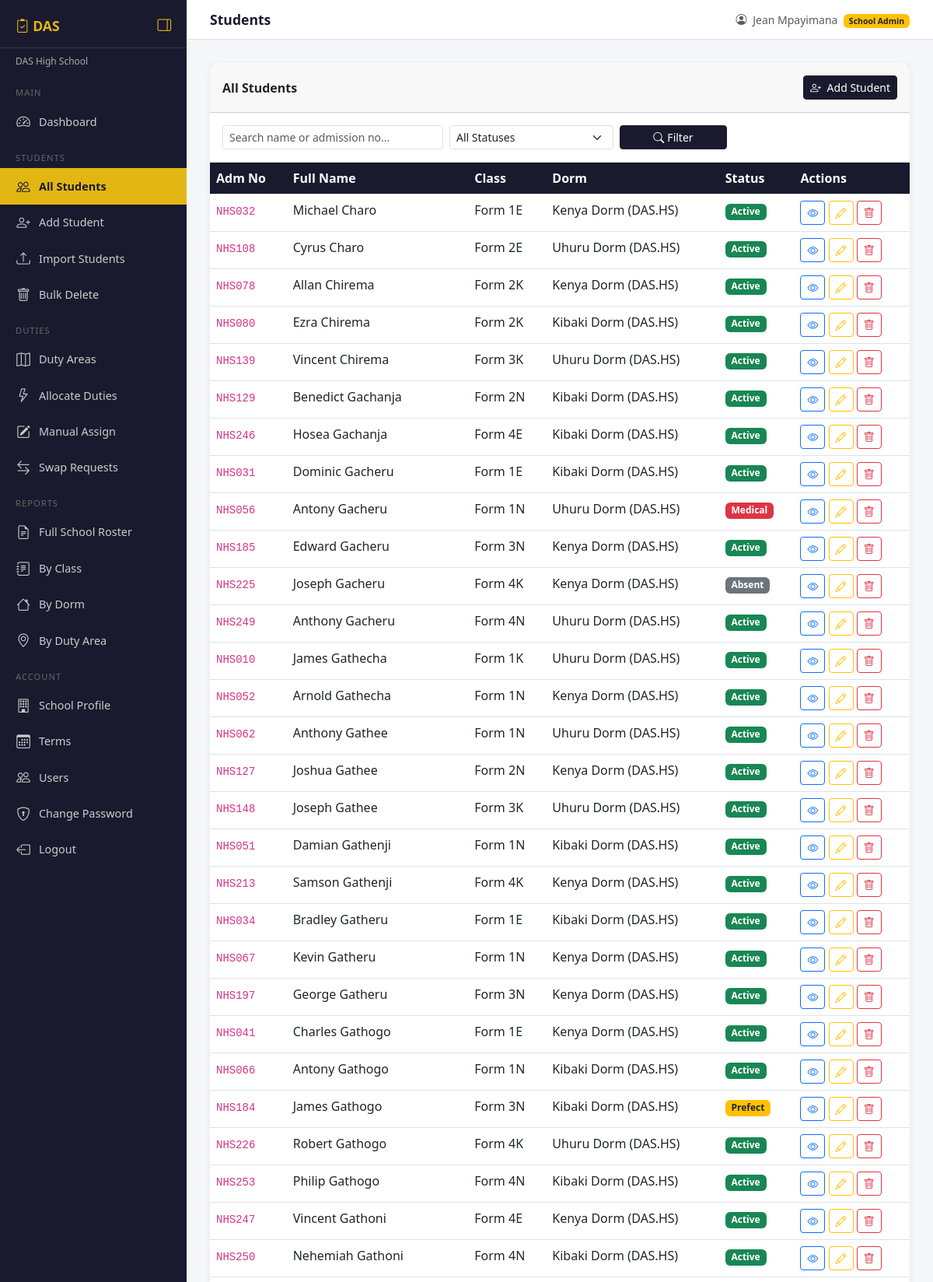
Page /students/ (signed in, upper part) on the committed database.
### accounts/models.py (models this page shows, shortened)
class User(AbstractUser):
    ROLES = [
        ('superadmin', 'Super Admin'),
        ('admin', 'School Admin'),
        ('prefect', 'Prefect'),
    ]
    role = models.CharField(max_length=20, choices=ROLES, default='prefect')
    school = models.ForeignKey(
        'schools.School',
        on_delete=models.SET_NULL,
        null=True, blank=True,
        related_name='users'
    )
    def is_school_admin(self):
        return self.role in ['admin', 'superadmin']

### schools/models.py (models this page shows)
class School(models.Model):
    name        = models.CharField(max_length=200)
    code        = models.CharField(max_length=20, unique=True)
    address     = models.TextField(blank=True)
    logo        = models.ImageField(upload_to='school_logos/', blank=True, null=True)
    motto       = models.CharField(max_length=200, blank=True)
    email = models.EmailField(unique=True, blank=True, default='')
    phone       = models.CharField(max_length=20, blank=True)
    is_active   = models.BooleanField(default=True)
    registered_at = models.DateTimeField(auto_now_add=True)
    def __str__(self):
        return self.name

### students/models.py (models this page shows, shortened)
class Student(models.Model):
    STATUS_ACTIVE   = 'active'
    STATUS_PREFECT  = 'prefect'
    STATUS_MEDICAL  = 'medical'
    STATUS_ABSENT   = 'absent'
    STATUS_INACTIVE = 'inactive'
    STATUS_CHOICES = [
        (STATUS_ACTIVE,   'Active'),
        (STATUS_PREFECT,  'Prefect'),
        (STATUS_MEDICAL,  'Medical Exemption'),
        (STATUS_ABSENT,   'Absent'),
        (STATUS_INACTIVE, 'Inactive / Left School'),
    ]
    school           = models.ForeignKey(School, on_delete=models.CASCADE, related_name='students')
    admission_number = models.CharField(max_length=20)
    first_name       = models.CharField(max_length=50)
    last_name        = models.CharField(max_length=50)
    current_class    = models.ForeignKey(Class, on_delete=models.SET_NULL, null=True, related_name='students')
    dorm             = models.ForeignKey(Dorm, on_delete=models.SET_NULL, null=True, blank=True, related_name='students')
    date_admitted    = models.DateField()
    status           = models.CharField(max_length=20, choices=STATUS_CHOICES, default=STATUS_ACTIVE)
    medical_note     = models.TextField(blank=True)  # filled if status = medical
    created_at       = models.DateTimeField(auto_now_add=True)
    updated_at       = models.DateTimeField(auto_now=True)
    class Meta:
        unique_together = ('school', 'admission_number')
        ordering = ['current_class__form__order', 'last_name']
    def get_full_name(self):
        return f"{self.first_name} {self.last_name}"

class Class(models.Model):
    school = models.ForeignKey(School, on_delete=models.CASCADE, related_name='classes')
    form   = models.ForeignKey(Form, on_delete=models.CASCADE, related_name='classes')
    stream = models.CharField(max_length=10)  # e.g. "K", "E", "N"
    class Meta:
        unique_together = ('school', 'form', 'stream')
        ordering = ['form__order', 'stream']
    def __str__(self):
        return f"{self.form.name}{self.stream}"  # e.g. Form 1K

class Form(models.Model):
    school = models.ForeignKey(School, on_delete=models.CASCADE, related_name='forms')
    name   = models.CharField(max_length=20)  # e.g. "Form 1"
    order  = models.PositiveIntegerField(default=1)  # for sorting
    class Meta:
        unique_together = ('school', 'name')
        ordering = ['order']

class Dorm(models.Model):
    school   = models.ForeignKey(School, on_delete=models.CASCADE, related_name='dorms')
    name     = models.CharField(max_length=100)
    capacity = models.PositiveIntegerField(default=0)
    class Meta:
        unique_together = ('school', 'name')
        ordering = ['name']
    def __str__(self):
        return f"{self.name} ({self.school.code})"

### students/views.py (the view)
# urls.py: path('',                    views.student_list,           name='student_list'),
@login_required
def student_list(request):
    school   = get_school(request)
    students = Student.objects.filter(school=school).select_related('current_class', 'dorm')
    return render(request, 'students/list.html', {'students': students})

### students/views.py (called while the page is built)
def get_school(request):
    return request.user.school

### templates/students/list.html (shortened to what this page needs)
{% extends 'base.html' %}
{% block page_title %}Students{% endblock %}
{% block content %}
<div class="card">
  <div class="card-header d-flex justify-content-between align-items-center py-3">
    <span class="fw-bold">All Students</span>
    <a href="{% url 'student_create' %}" class="btn btn-primary btn-sm">
      <i class="bi bi-person-plus me-1"></i> Add Student
    </a>
  </div>
  <div class="card-body border-bottom pb-3">
    <form method="get" class="row g-2">
      <div class="col-md-4">
        <input type="text" name="q" class="form-control form-control-sm"
               placeholder="Search name or admission no..." value="{{ request.GET.q }}">
      </div>
      <div class="col-md-3">
        <select name="status" class="form-select form-select-sm">
          <option value="">All Statuses</option>
        </select>
      </div>
      <div class="col-md-2">
        <button class="btn btn-primary btn-sm w-100">
          <i class="bi bi-search me-1"></i>Filter
        </button>
      </div>
    </form>
  </div>
  <div class="card-body p-0">
    <table class="table table-hover mb-0">
      <thead>
        <tr>
          <th>Adm No</th>
          <th>Full Name</th>
          <th>Class</th>
          <th>Dorm</th>
          <th>Status</th>
          <th>Actions</th>
        </tr>
      </thead>
      <tbody>
        {% for student in students %}
        <tr>
          <td><code>{{ student.admission_number }}</code></td>
          <td>{{ student.get_full_name }}</td>
          <td>{{ student.current_class }}</td>
          <td>{{ student.dorm }}</td>
          <td>
            {% if student.status == 'active' %}
              <span class="badge bg-success">Active</span>
            {% elif student.status == 'prefect' %}
              <span class="badge bg-warning text-dark">Prefect</span>
            {% elif student.status == 'medical' %}
              <span class="badge bg-danger">Medical</span>
            {% elif student.status == 'absent' %}
              <span class="badge bg-secondary">Absent</span>
            {% else %}
              <span class="badge bg-dark">Inactive</span>
            {% endif %}
          </td>
          <td>
            <a href="{% url 'student_detail' student.pk %}" class="btn btn-sm btn-outline-primary">
              <i class="bi bi-eye"></i>
            </a>
            <a href="{% url 'student_update' student.pk %}" class="btn btn-sm btn-outline-warning">
              <i class="bi bi-pencil"></i>
            </a>
            <a href="{% url 'student_delete' student.pk %}" class="btn btn-sm btn-outline-danger">
              <i class="bi bi-trash"></i>
            </a>
          </td>
        </tr>
        {% empty %}
        <tr>
          <td colspan="6" class="text-center text-muted py-4">
            <i class="bi bi-inbox fs-3 d-block mb-2"></i>No students found.
          </td>
        </tr>
        {% endfor %}
      </tbody>
    </table>
  </div>
</div>
{% endblock %}

### templates/base.html (shortened to what this page needs)
<!DOCTYPE html>
<html lang="en">
<head>
  <link href="https://cdn.jsdelivr.net/npm/bootstrap@5.3.0/dist/css/bootstrap.min.css" rel="stylesheet">
  <link href="https://cdn.jsdelivr.net/npm/bootstrap-icons@1.10.5/font/bootstrap-icons.css" rel="stylesheet">
</head>
<body>
<div class="sidebar" id="sidebar">
  <div class="brand">
    <span class="brand-text">
      <i class="bi bi-clipboard2-check"></i> DAS
    </span>
    <button class="toggle-btn" id="toggleBtn" title="Toggle Sidebar">
      <i class="bi bi-layout-sidebar-reverse" id="toggleIcon"></i>
    </button>
  </div>
  <div class="school-name">{{ request.user.school }}</div>
  <div class="nav-section">Main</div>
  <a href="{% url 'dashboard' %}"
     data-title="Dashboard"
     class="{% if request.resolver_match.url_name == 'dashboard' %}active{% endif %}">
    <i class="bi bi-speedometer2"></i>
    <span class="nav-label">Dashboard</span>
  </a>
  <div class="nav-section">Students</div>
  <a href="{% url 'student_list' %}"
     data-title="All Students"
     class="{% if request.resolver_match.url_name == 'student_list' %}active{% endif %}">
    <i class="bi bi-people"></i>
    <span class="nav-label">All Students</span>
  </a>
  <a href="{% url 'student_create' %}"
     data-title="Add Student"
     class="{% if request.resolver_match.url_name == 'student_create' %}active{% endif %}">
    <i class="bi bi-person-plus"></i>
    <span class="nav-label">Add Student</span>
  </a>
  <a href="{% url 'student_import' %}"
     data-title="Import Students"
     class="{% if request.resolver_match.url_name == 'student_import' %}active{% endif %}">
    <i class="bi bi-upload"></i>
    <span class="nav-label">Import Students</span>
  </a>
  <a href="{% url 'student_bulk_delete' %}"
     data-title="Bulk Delete"
     class="{% if request.resolver_match.url_name == 'student_bulk_delete' %}active{% endif %}">
    <i class="bi bi-trash"></i>
    <span class="nav-label">Bulk Delete</span>
  </a>
  <div class="nav-section">Duties</div>
  <a href="{% url 'duty_area_list' %}"
     data-title="Duty Areas"
     class="{% if request.resolver_match.url_name == 'duty_area_list' %}active{% endif %}">
    <i class="bi bi-map"></i>
    <span class="nav-label">Duty Areas</span>
  </a>
  <a href="{% url 'allocate' %}"
     data-title="Allocate Duties"
     class="{% if request.resolver_match.url_name == 'allocate' %}active{% endif %}">
    <i class="bi bi-lightning"></i>
    <span class="nav-label">Allocate Duties</span>
  </a>
  <a href="{% url 'manual_assign' %}"
     data-title="Manual Assign"
     class="{% if request.resolver_match.url_name == 'manual_assign' %}active{% endif %}">
    <i class="bi bi-pencil-square"></i>
    <span class="nav-label">Manual Assign</span>
  </a>
  <a href="{% url 'swap_list' %}"
     data-title="Swap Requests"
     class="{% if request.resolver_match.url_name == 'swap_list' %}active{% endif %}">
    <i class="bi bi-arrow-left-right"></i>
    <span class="nav-label">Swap Requests</span>
  </a>
  <div class="nav-section">Reports</div>
  <a href="{% url 'report_full_school' %}"
     data-title="Full School Roster"
     class="{% if request.resolver_match.url_name == 'report_full_school' %}active{% endif %}">
    <i class="bi bi-file-earmark-text"></i>
    <span class="nav-label">Full School Roster</span>
  </a>
  <a href="{% url 'report_by_class' %}"
     data-title="By Class"
     class="{% if request.resolver_match.url_name == 'report_by_class' %}active{% endif %}">
    <i class="bi bi-journal-text"></i>
    <span class="nav-label">By Class</span>
  </a>
  <a href="{% url 'report_by_dorm' %}"
     data-title="By Dorm"
     class="{% if request.resolver_match.url_name == 'report_by_dorm' %}active{% endif %}">
    <i class="bi bi-house"></i>
    <span class="nav-label">By Dorm</span>
  </a>
  <a href="{% url 'report_by_area' %}"
     data-title="By Duty Area"
     class="{% if request.resolver_match.url_name == 'report_by_area' %}active{% endif %}">
    <i class="bi bi-geo-alt"></i>
    <span class="nav-label">By Duty Area</span>
  </a>
  <div class="nav-section">Account</div>
  <a href="{% url 'school_profile' %}"
     data-title="School Profile"
     class="{% if request.resolver_match.url_name == 'school_profile' %}active{% endif %}">
    <i class="bi bi-building"></i>
    <span class="nav-label">School Profile</span>
  </a>
  <a href="{% url 'term_list' %}"
     data-title="Terms"
     class="{% if 'term' in request.resolver_match.url_name %}active{% endif %}">
    <i class="bi bi-calendar3"></i>
    <span class="nav-label">Terms</span>
  </a>
  {% if request.user.is_school_admin %}
  <a href="{% url 'user_list' %}"
     data-title="Users"
     class="{% if 'user' in request.resolver_match.url_name %}active{% endif %}">
    <i class="bi bi-people"></i>
    <span class="nav-label">Users</span>
  </a>
  {% endif %}
  <a href="{% url 'change_password' %}"
     data-title="Change Password"
     class="{% if request.resolver_match.url_name == 'change_password' %}active{% endif %}">
    <i class="bi bi-shield-lock"></i>
    <span class="nav-label">Change Password</span>
  </a>
  <form method="post" action="{% url 'logout' %}" style="margin:0;padding:0;">
    <button type="submit" class="logout-btn" data-title="Logout">
      <i class="bi bi-box-arrow-left"
         style="width:20px;text-align:center;font-size:1.1rem;"></i>
      <span class="nav-label">Logout</span>
    </button>
  </form>
  </div>
<div class="main-content" id="mainContent">
  <div class="topbar">
    <span class="page-title">{% block page_title %}Dashboard{% endblock %}</span>
    <span class="text-muted small">
      <i class="bi bi-person-circle me-1"></i>
      {{ request.user.get_full_name|default:request.user.username }}
      <span class="badge bg-warning text-dark ms-1">
        {{ request.user.get_role_display }}
      </span>
    </span>
  </div>
  <div class="content-area">
    {% block content %}{% endblock %}
  </div>
</div>
</body>
</html>

### templates/base.html (style rules this page uses)
body { background: #f4f6f9; font-family: 'Segoe UI', sans-serif; }
.sidebar { min-height: 100vh; background: #1a1a2e; color: white; width: 240px; position: fixed; top: 0; left: 0; bottom: 0; padding-top: 20px; z-index: 100; overflow-y: scroll; overflow-x: hidden; transition: width 0.25s ease; }
.sidebar .brand { font-size: 1.1rem; font-weight: 700; color: #e2b714; padding: 0 20px 15px; border-bottom: 1px solid #333; display: flex; align-items: center; justify-content: space-between; white-space: nowrap; }
.brand-text { transition: opacity 0.2s ease; }
.toggle-btn { background: none; border: none; color: #e2b714; cursor: pointer; font-size: 1.1rem; padding: 0; line-height: 1; flex-shrink: 0; }
.sidebar .school-name { font-size: 0.75rem; color: #aaa; padding: 8px 20px; white-space: nowrap; overflow: hidden; text-overflow: ellipsis; transition: opacity 0.2s; }
.sidebar .nav-section { font-size: 0.7rem; color: #666; padding: 15px 20px 5px; text-transform: uppercase; letter-spacing: 1px; white-space: nowrap; transition: opacity 0.2s; }
.sidebar a { display: flex; align-items: center; color: #ccc; text-decoration: none; padding: 10px 20px; font-size: 0.9rem; transition: background 0.2s, color 0.2s; white-space: nowrap; }
.sidebar a.active { background: #e2b714; color: #1a1a2e; font-weight: 700; }
.sidebar a i { font-size: 1.1rem; flex-shrink: 0; width: 20px; text-align: center; }
.nav-label { margin-left: 10px; transition: opacity 0.2s; }
.sidebar .logout-btn { display: flex; align-items: center; width: 100%; background: none; border: none; color: #ccc; padding: 10px 20px; font-size: 0.9rem; cursor: pointer; text-align: left; white-space: nowrap; transition: background 0.2s, color 0.2s; }
.main-content { margin-left: 240px; padding: 0; transition: margin-left 0.25s ease; }
.topbar { background: white; border-bottom: 1px solid #e0e0e0; padding: 12px 30px; display: flex; justify-content: space-between; align-items: center; position: sticky; top: 0; z-index: 99; }
.topbar .page-title { font-weight: 600; font-size: 1.1rem; color: #1a1a2e; }
.content-area { padding: 30px; }
.card { border: none; border-radius: 10px; box-shadow: 0 2px 8px rgba(0,0,0,0.06); }
.btn-primary { background: #1a1a2e; border-color: #1a1a2e; }
.table th { background: #1a1a2e; color: white; }

### rows in the picture
User: user.school "DAS High School", user.get_full_name "Jean Mpayimana", user.role "School Admin"
Student: admission_number "NHS032", get_full_name "Michael Charo", current_class "Form 1E", dorm "Kenya Dorm (DAS.HS)", status "Active"
Student: admission_number "NHS108", get_full_name "Cyrus Charo", current_class "Form 2E", dorm "Uhuru Dorm (DAS.HS)", status "Active"
Student: admission_number "NHS078", get_full_name "Allan Chirema", current_class "Form 2K", dorm "Kenya Dorm (DAS.HS)", status "Active"
Student: admission_number "NHS080", get_full_name "Ezra Chirema", current_class "Form 2K", dorm "Kibaki Dorm (DAS.HS)", status "Active"
Student: admission_number "NHS139", get_full_name "Vincent Chirema", current_class "Form 3K", dorm "Uhuru Dorm (DAS.HS)", status "Active"
Student: admission_number "NHS129", get_full_name "Benedict Gachanja", current_class "Form 2N", dorm "Kibaki Dorm (DAS.HS)", status "Active"
Student: admission_number "NHS246", get_full_name "Hosea Gachanja", current_class "Form 4E", dorm "Kibaki Dorm (DAS.HS)", status "Active"
Student: admission_number "NHS031", get_full_name "Dominic Gacheru", current_class "Form 1E", dorm "Kibaki Dorm (DAS.HS)", status "Active"
Student: admission_number "NHS056", get_full_name "Antony Gacheru", current_class "Form 1N", dorm "Uhuru Dorm (DAS.HS)", status "Medical"
Student: admission_number "NHS185", get_full_name "Edward Gacheru", current_class "Form 3N", dorm "Kenya Dorm (DAS.HS)", status "Active"
Student: admission_number "NHS225", get_full_name "Joseph Gacheru", current_class "Form 4K", dorm "Kenya Dorm (DAS.HS)", status "Absent"
Student: admission_number "NHS249", get_full_name "Anthony Gacheru", current_class "Form 4N", dorm "Uhuru Dorm (DAS.HS)", status "Active"
Student: admission_number "NHS010", get_full_name "James Gathecha", current_class "Form 1K", dorm "Uhuru Dorm (DAS.HS)", status "Active"
Student: admission_number "NHS052", get_full_name "Arnold Gathecha", current_class "Form 1N", dorm "Kenya Dorm (DAS.HS)", status "Active"
Student: admission_number "NHS062", get_full_name "Anthony Gathee", current_class "Form 1N", dorm "Uhuru Dorm (DAS.HS)", status "Active"
Student: admission_number "NHS127", get_full_name "Joshua Gathee", current_class "Form 2N", dorm "Kenya Dorm (DAS.HS)", status "Active"
Student: admission_number "NHS148", get_full_name "Joseph Gathee", current_class "Form 3K", dorm "Uhuru Dorm (DAS.HS)", status "Active"
Student: admission_number "NHS051", get_full_name "Damian Gathenji", current_class "Form 1N", dorm "Kibaki Dorm (DAS.HS)", status "Active"
Student: admission_number "NHS213", get_full_name "Samson Gathenji", current_class "Form 4K", dorm "Kenya Dorm (DAS.HS)", status "Active"
Student: admission_number "NHS034", get_full_name "Bradley Gatheru", current_class "Form 1E", dorm "Kibaki Dorm (DAS.HS)", status "Active"
Student: admission_number "NHS067", get_full_name "Kevin Gatheru", current_class "Form 1N", dorm "Kenya Dorm (DAS.HS)", status "Active"
Student: admission_number "NHS197", get_full_name "George Gatheru", current_class "Form 3N", dorm "Kenya Dorm (DAS.HS)", status "Active"
Student: admission_number "NHS041", get_full_name "Charles Gathogo", current_class "Form 1E", dorm "Kenya Dorm (DAS.HS)", status "Active"
Student: admission_number "NHS066", get_full_name "Antony Gathogo", current_class "Form 1N", dorm "Kibaki Dorm (DAS.HS)", status "Active"
Student: admission_number "NHS184", get_full_name "James Gathogo", current_class "Form 3N", dorm "Kibaki Dorm (DAS.HS)", status "Prefect"
Student: admission_number "NHS226", get_full_name "Robert Gathogo", current_class "Form 4K", dorm "Uhuru Dorm (DAS.HS)", status "Active"
Student: admission_number "NHS253", get_full_name "Philip Gathogo", current_class "Form 4N", dorm "Kibaki Dorm (DAS.HS)", status "Active"
Student: admission_number "NHS247", get_full_name "Vincent Gathoni", current_class "Form 4E", dorm "Kenya Dorm (DAS.HS)", status "Active"
Student: admission_number "NHS250", get_full_name "Nehemiah Gathoni", current_class "Form 4N", dorm "Kibaki Dorm (DAS.HS)", status "Active"
